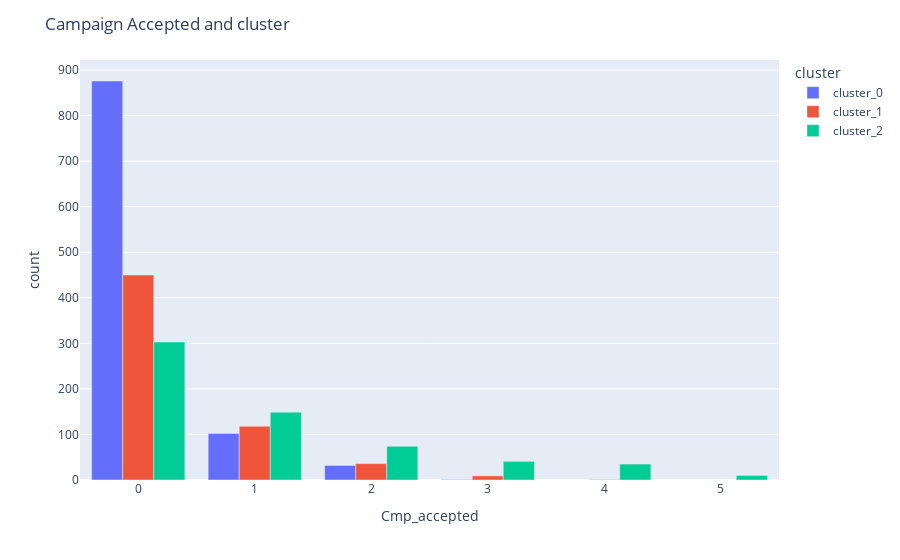

The notebook cell saved with this chart:
### Code cell
fit = ps.bar(cam_clus,x="Cmp_accepted",y="count",color="cluster",barmode="group")
fit.update_layout(title="Campaign Accepted and cluster")
fit.show()

### Figure 1 — Plotly figure (JSON) as saved in the notebook; plotly's stock layout.template omitted (floating-point values rounded to 4 significant figures)
{"data": [{"alignmentgroup": "True", "hovertemplate": "cluster=cluster_0<br>Cmp_accepted=%{x}<br>count=%{y}<extra></extra>", "legendgroup": "cluster_0", "marker": {"color": "#636efa", "pattern": {"shape": ""}}, "name": "cluster_0", "offsetgroup": "cluster_0", "orientation": "v", "showlegend": true, "textposition": "auto", "type": "bar", "x": [0, 1, 2, 3], "xaxis": "x", "y": [876, 102, 32, 1], "yaxis": "y"}, {"alignmentgroup": "True", "hovertemplate": "cluster=cluster_1<br>Cmp_accepted=%{x}<br>count=%{y}<extra></extra>", "legendgroup": "cluster_1", "marker": {"color": "#EF553B", "pattern": {"shape": ""}}, "name": "cluster_1", "offsetgroup": "cluster_1", "orientation": "v", "showlegend": true, "textposition": "auto", "type": "bar", "x": [0, 1, 2, 3, 4], "xaxis": "x", "y": [450, 118, 36, 9, 1], "yaxis": "y"}, {"alignmentgroup": "True", "hovertemplate": "cluster=cluster_2<br>Cmp_accepted=%{x}<br>count=%{y}<extra></extra>", "legendgroup": "cluster_2", "marker": {"color": "#00cc96", "pattern": {"shape": ""}}, "name": "cluster_2", "offsetgroup": "cluster_2", "orientation": "v", "showlegend": true, "textposition": "auto", "type": "bar", "x": [0, 1, 2, 3, 4, 5], "xaxis": "x", "y": [303, 149, 74, 41, 35, 10], "yaxis": "y"}], "layout": {"barmode": "group", "legend": {"title": {"text": "cluster"}, "tracegroupgap": 0}, "margin": {"t": 60}, "title": {"text": "Campaign Accepted and cluster"}, "xaxis": {"anchor": "y", "domain": [0, 1], "title": {"text": "Cmp_accepted"}}, "yaxis": {"anchor": "x", "domain": [0, 1], "title": {"text": "count"}}}}
